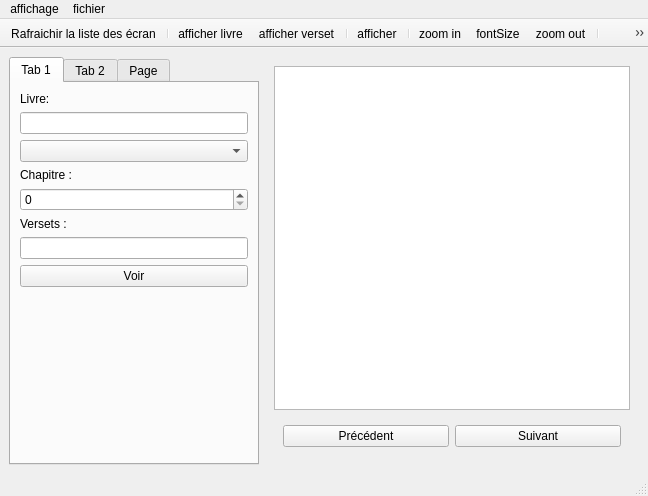
<?xml version="1.0" encoding="UTF-8"?>
<ui version="4.0">
 <class>MainWindow</class>
 <widget class="QMainWindow" name="MainWindow">
  <property name="geometry">
   <rect>
    <x>0</x>
    <y>0</y>
    <width>648</width>
    <height>496</height>
   </rect>
  </property>
  <property name="windowTitle">
   <string>MainWindow</string>
  </property>
  <property name="windowIcon">
   <iconset resource="resources.qrc">
    <normaloff>:/icons/icons/bible.png</normaloff>:/icons/icons/bible.png</iconset>
  </property>
  <widget class="QWidget" name="centralwidget">
   <layout class="QHBoxLayout" name="horizontalLayout">
    <item>
     <widget class="QTabWidget" name="tabWidget">
      <property name="minimumSize">
       <size>
        <width>250</width>
        <height>0</height>
       </size>
      </property>
      <property name="maximumSize">
       <size>
        <width>250</width>
        <height>16777215</height>
       </size>
      </property>
      <property name="currentIndex">
       <number>0</number>
      </property>
      <widget class="QWidget" name="tab_livre">
       <attribute name="title">
        <string>Tab 1</string>
       </attribute>
       <layout class="QVBoxLayout" name="verticalLayout">
        <item>
         <widget class="QLabel" name="label">
          <property name="text">
           <string>Livre:</string>
          </property>
         </widget>
        </item>
        <item>
         <widget class="QLineEdit" name="lineEdit_currentBook"/>
        </item>
        <item>
         <widget class="QComboBox" name="comboBox_bookList"/>
        </item>
        <item>
         <widget class="QLabel" name="label_chapitre">
          <property name="text">
           <string>Chapitre :</string>
          </property>
         </widget>
        </item>
        <item>
         <widget class="QSpinBox" name="spinBox_chapitre">
          <property name="minimum">
           <number>0</number>
          </property>
         </widget>
        </item>
        <item>
         <widget class="QLabel" name="label_verse">
          <property name="text">
           <string>Versets :</string>
          </property>
         </widget>
        </item>
        <item>
         <widget class="QLineEdit" name="lineEdit_verse"/>
        </item>
        <item>
         <widget class="QPushButton" name="pushButton_voirLivre">
          <property name="text">
           <string>Voir</string>
          </property>
         </widget>
        </item>
        <item>
         <spacer name="verticalSpacer_2">
          <property name="orientation">
           <enum>Qt::Vertical</enum>
          </property>
          <property name="sizeHint" stdset="0">
           <size>
            <width>20</width>
            <height>174</height>
           </size>
          </property>
         </spacer>
        </item>
       </layout>
      </widget>
      <widget class="QWidget" name="tab_recherche">
       <attribute name="title">
        <string>Tab 2</string>
       </attribute>
       <layout class="QVBoxLayout" name="verticalLayout_3">
        <item>
         <widget class="QLineEdit" name="lineEdit_search"/>
        </item>
        <item>
         <widget class="QComboBox" name="comboBox_bookListFilter"/>
        </item>
        <item>
         <widget class="QPushButton" name="pushButton_search">
          <property name="text">
           <string>Rechercher</string>
          </property>
         </widget>
        </item>
        <item>
         <widget class="VerseListView" name="verseListView_search"/>
        </item>
       </layout>
      </widget>
      <widget class="QWidget" name="tab_marquePage">
       <attribute name="title">
        <string>Page</string>
       </attribute>
       <layout class="QVBoxLayout" name="verticalLayout_5">
        <item>
         <widget class="VerseListView" name="verseListView_bookmark"/>
        </item>
       </layout>
      </widget>
     </widget>
    </item>
    <item>
     <widget class="QWidget" name="widget" native="true">
      <property name="minimumSize">
       <size>
        <width>318</width>
        <height>0</height>
       </size>
      </property>
      <layout class="QVBoxLayout" name="verticalLayout_2">
       <item>
        <widget class="QGraphicsView" name="graphicsView"/>
       </item>
       <item>
        <widget class="QWidget" name="widget_2" native="true">
         <property name="minimumSize">
          <size>
           <width>0</width>
           <height>0</height>
          </size>
         </property>
         <layout class="QHBoxLayout" name="horizontalLayout_2">
          <item>
           <widget class="QPushButton" name="pushButton_previousPage">
            <property name="text">
             <string>Précédent</string>
            </property>
            <property name="shortcut">
             <string/>
            </property>
           </widget>
          </item>
          <item>
           <widget class="QPushButton" name="pushButton_nextPage">
            <property name="text">
             <string>Suivant</string>
            </property>
           </widget>
          </item>
         </layout>
        </widget>
       </item>
      </layout>
     </widget>
    </item>
   </layout>
  </widget>
  <widget class="QMenuBar" name="menubar">
   <property name="geometry">
    <rect>
     <x>0</x>
     <y>0</y>
     <width>648</width>
     <height>20</height>
    </rect>
   </property>
   <widget class="QMenu" name="menuaffichage">
    <property name="title">
     <string>affichage</string>
    </property>
    <widget class="QMenu" name="menu_screens">
     <property name="title">
      <string>écran de présentation</string>
     </property>
    </widget>
    <widget class="QMenu" name="menu_theme">
     <property name="title">
      <string>thème</string>
     </property>
    </widget>
    <addaction name="menu_screens"/>
    <addaction name="menu_theme"/>
   </widget>
   <widget class="QMenu" name="menufichier">
    <property name="title">
     <string>fichier</string>
    </property>
    <addaction name="action_open"/>
    <addaction name="action_save"/>
    <addaction name="action_saveAs"/>
   </widget>
   <addaction name="menuaffichage"/>
   <addaction name="menufichier"/>
  </widget>
  <widget class="QStatusBar" name="statusbar"/>
  <widget class="QToolBar" name="toolBar">
   <property name="enabled">
    <bool>true</bool>
   </property>
   <property name="windowTitle">
    <string>toolBar</string>
   </property>
   <property name="movable">
    <bool>false</bool>
   </property>
   <attribute name="toolBarArea">
    <enum>TopToolBarArea</enum>
   </attribute>
   <attribute name="toolBarBreak">
    <bool>false</bool>
   </attribute>
   <addaction name="action_ScreenList"/>
   <addaction name="separator"/>
   <addaction name="action_afficherLivre"/>
   <addaction name="action_afficherVerset"/>
   <addaction name="separator"/>
   <addaction name="action_showSlide"/>
   <addaction name="separator"/>
   <addaction name="action_zoomIn"/>
   <addaction name="action_fontSize"/>
   <addaction name="action_zoomOut"/>
   <addaction name="separator"/>
   <addaction name="action_bookmark"/>
  </widget>
  <action name="action_zoomIn">
   <property name="icon">
    <iconset resource="resources.qrc">
     <normaloff>:/icons/icons/zoomin.png</normaloff>:/icons/icons/zoomin.png</iconset>
   </property>
   <property name="text">
    <string>zoom in</string>
   </property>
   <property name="toolTip">
    <string>agrandir la taille de police</string>
   </property>
   <property name="shortcut">
    <string>Ctrl+Up</string>
   </property>
  </action>
  <action name="action_zoomOut">
   <property name="icon">
    <iconset resource="resources.qrc">
     <normaloff>:/icons/icons/zoomout.png</normaloff>:/icons/icons/zoomout.png</iconset>
   </property>
   <property name="text">
    <string>zoom out</string>
   </property>
   <property name="toolTip">
    <string>reduire la taille de police</string>
   </property>
   <property name="shortcut">
    <string>Ctrl+Down</string>
   </property>
  </action>
  <action name="action_showSlide">
   <property name="checkable">
    <bool>true</bool>
   </property>
   <property name="text">
    <string>afficher</string>
   </property>
   <property name="shortcut">
    <string>F5</string>
   </property>
  </action>
  <action name="action_afficherLivre">
   <property name="checkable">
    <bool>true</bool>
   </property>
   <property name="text">
    <string>afficher livre</string>
   </property>
   <property name="shortcut">
    <string>T</string>
   </property>
  </action>
  <action name="action_afficherVerset">
   <property name="checkable">
    <bool>true</bool>
   </property>
   <property name="text">
    <string>afficher verset</string>
   </property>
  </action>
  <action name="action_open">
   <property name="text">
    <string>ouvrir</string>
   </property>
   <property name="shortcut">
    <string>Ctrl+O</string>
   </property>
  </action>
  <action name="action_save">
   <property name="text">
    <string>enregistrer</string>
   </property>
   <property name="shortcut">
    <string>Ctrl+Shift+S</string>
   </property>
  </action>
  <action name="action_bookmark">
   <property name="icon">
    <iconset resource="resources.qrc">
     <normaloff>:/icons/icons/start.png</normaloff>:/icons/icons/start.png</iconset>
   </property>
   <property name="text">
    <string>signet</string>
   </property>
  </action>
  <action name="action_fontSize">
   <property name="text">
    <string>fontSize</string>
   </property>
  </action>
  <action name="action_ScreenList">
   <property name="icon">
    <iconset resource="resources.qrc">
     <normaloff>:/icons/icons/refresh.png</normaloff>:/icons/icons/refresh.png</iconset>
   </property>
   <property name="text">
    <string>Rafraichir la liste des écran</string>
   </property>
   <property name="toolTip">
    <string>Rafraichir la liste des écran</string>
   </property>
   <property name="shortcut">
    <string>Ctrl+R</string>
   </property>
  </action>
  <action name="action_saveAs">
   <property name="text">
    <string>enregistrer sous</string>
   </property>
   <property name="shortcut">
    <string>Ctrl+S</string>
   </property>
  </action>
 </widget>
 <customwidgets>
  <customwidget>
   <class>VerseListView</class>
   <extends>QGraphicsView</extends>
   <header>verseListView/verselistview.h</header>
  </customwidget>
 </customwidgets>
 <resources>
  <include location="resources.qrc"/>
 </resources>
 <connections>
  <connection>
   <sender>lineEdit_verse</sender>
   <signal>returnPressed()</signal>
   <receiver>pushButton_voirLivre</receiver>
   <slot>click()</slot>
   <hints>
    <hint type="sourcelabel">
     <x>158</x>
     <y>313</y>
    </hint>
    <hint type="destinationlabel">
     <x>158</x>
     <y>340</y>
    </hint>
   </hints>
  </connection>
 </connections>
</ui>
